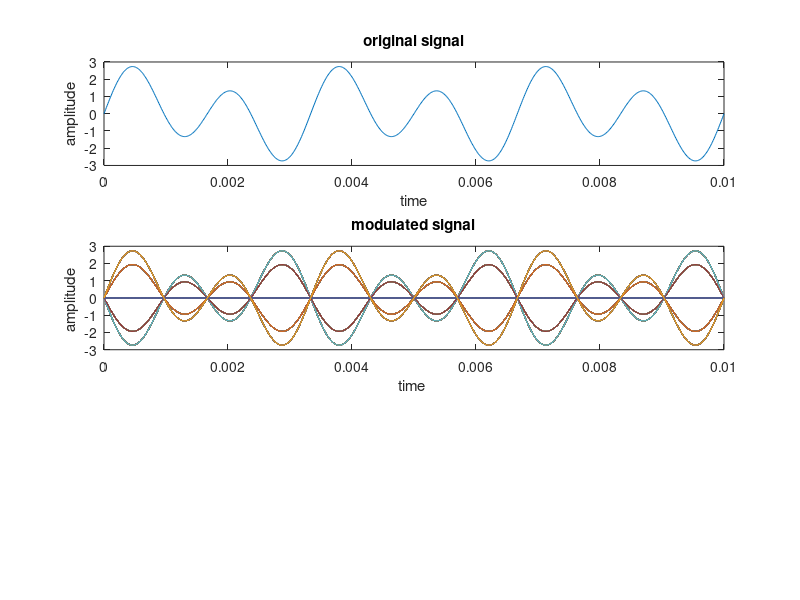

Source code (MATLAB): (Note: this script raises an error after producing the figure.)
clc;
clear;
close all;
Fc = 10000; Fs = 80000;                      % Sampling rate is 80000 samples per second and
t = [0:1/Fs:0.01]';                 	     % Sampling times for 0.01 second
s = sin(2*pi*300*t) +2*sin(2*pi*600*t); 
subplot(3,1,1);
plot(t,s)                                	 % Original signal
xlabel('time');
ylabel('amplitude');
title('original signal');
[num,den] = butter(10,Fc*2/Fs);                % Lowpass filter
y1 = ammod(s,Fc,Fs);                           %Modulate s to produce y1.
subplot(3,1,2);
plot(t,y1);
xlabel('time ');
ylabel('amplitude ');
title('modulated signal');
s1 = amdemod(y1,Fc,Fs,0,0,num,den);         % Demodulate.
subplot(3,1,3);
plot(t,s1);
xlabel('time');
ylabel('amplitude');
title('demodulated signal');
